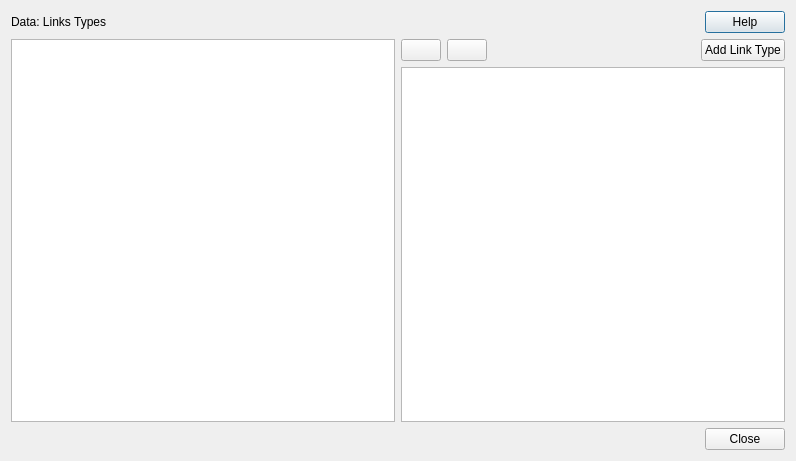
<?xml version="1.0" encoding="UTF-8"?>
<ui version="4.0">
 <class>Dialog</class>
 <widget class="QDialog" name="Dialog">
  <property name="geometry">
   <rect>
    <x>0</x>
    <y>0</y>
    <width>796</width>
    <height>461</height>
   </rect>
  </property>
  <property name="windowTitle">
   <string>Data | Link Types</string>
  </property>
  <layout class="QVBoxLayout" name="verticalLayout_4">
   <item>
    <layout class="QVBoxLayout" name="verticalLayout_3">
     <item>
      <layout class="QHBoxLayout" name="horizontalLayout">
       <item>
        <widget class="QLabel" name="label_title">
         <property name="text">
          <string>&lt;html&gt;&lt;head/&gt;&lt;body&gt;&lt;p&gt;&lt;span style=&quot; font-size:14pt;&quot;&gt;Data: &lt;/span&gt;&lt;span style=&quot; font-size:14pt; font-weight:600;&quot;&gt;Links Types&lt;/span&gt;&lt;/p&gt;&lt;p&gt;&lt;span style=&quot; font-style:italic;&quot;&gt;&lt;/span&gt;&lt;/p&gt;&lt;/body&gt;&lt;/html&gt;</string>
         </property>
        </widget>
       </item>
       <item>
        <spacer name="horizontalSpacer">
         <property name="orientation">
          <enum>Qt::Horizontal</enum>
         </property>
         <property name="sizeHint" stdset="0">
          <size>
           <width>40</width>
           <height>20</height>
          </size>
         </property>
        </spacer>
       </item>
       <item>
        <widget class="QPushButton" name="btn_help">
         <property name="text">
          <string notr="true">Help</string>
         </property>
        </widget>
       </item>
      </layout>
     </item>
     <item>
      <layout class="QVBoxLayout" name="verticalLayout_2">
       <item>
        <layout class="QHBoxLayout" name="horizontalLayout_3">
         <item>
          <widget class="QTreeView" name="scenarios_tree"/>
         </item>
         <item>
          <layout class="QVBoxLayout" name="verticalLayout">
           <item>
            <layout class="QHBoxLayout" name="horizontalLayout_2">
             <item>
              <widget class="QPushButton" name="show_used">
               <property name="text">
                <string/>
               </property>
              </widget>
             </item>
             <item>
              <widget class="QPushButton" name="show_changed">
               <property name="text">
                <string/>
               </property>
              </widget>
             </item>
             <item>
              <spacer name="horizontalSpacer_3">
               <property name="orientation">
                <enum>Qt::Horizontal</enum>
               </property>
               <property name="sizeHint" stdset="0">
                <size>
                 <width>40</width>
                 <height>20</height>
                </size>
               </property>
              </spacer>
             </item>
             <item>
              <widget class="QPushButton" name="add_linktype_btn">
               <property name="text">
                <string>Add Link Type</string>
               </property>
               <property name="icon">
                <iconset>
                 <normaloff>icons/add-scenario.svg</normaloff>icons/add-scenario.svg</iconset>
               </property>
              </widget>
             </item>
            </layout>
           </item>
           <item>
            <widget class="QTreeView" name="linktype_tree"/>
           </item>
          </layout>
         </item>
        </layout>
       </item>
       <item>
        <layout class="QHBoxLayout" name="horizontalLayout_5">
         <item>
          <spacer name="horizontalSpacer_2">
           <property name="orientation">
            <enum>Qt::Horizontal</enum>
           </property>
           <property name="sizeHint" stdset="0">
            <size>
             <width>40</width>
             <height>20</height>
            </size>
           </property>
          </spacer>
         </item>
         <item>
          <widget class="QDialogButtonBox" name="buttonBox">
           <property name="sizePolicy">
            <sizepolicy hsizetype="Maximum" vsizetype="Fixed">
             <horstretch>0</horstretch>
             <verstretch>0</verstretch>
            </sizepolicy>
           </property>
           <property name="orientation">
            <enum>Qt::Horizontal</enum>
           </property>
           <property name="standardButtons">
            <set>QDialogButtonBox::Close</set>
           </property>
          </widget>
         </item>
        </layout>
       </item>
      </layout>
     </item>
    </layout>
   </item>
  </layout>
 </widget>
 <tabstops>
  <tabstop>btn_help</tabstop>
  <tabstop>scenarios_tree</tabstop>
 </tabstops>
 <resources/>
 <connections>
  <connection>
   <sender>buttonBox</sender>
   <signal>rejected()</signal>
   <receiver>Dialog</receiver>
   <slot>reject()</slot>
   <hints>
    <hint type="sourcelabel">
     <x>317</x>
     <y>496</y>
    </hint>
    <hint type="destinationlabel">
     <x>286</x>
     <y>274</y>
    </hint>
   </hints>
  </connection>
 </connections>
</ui>
